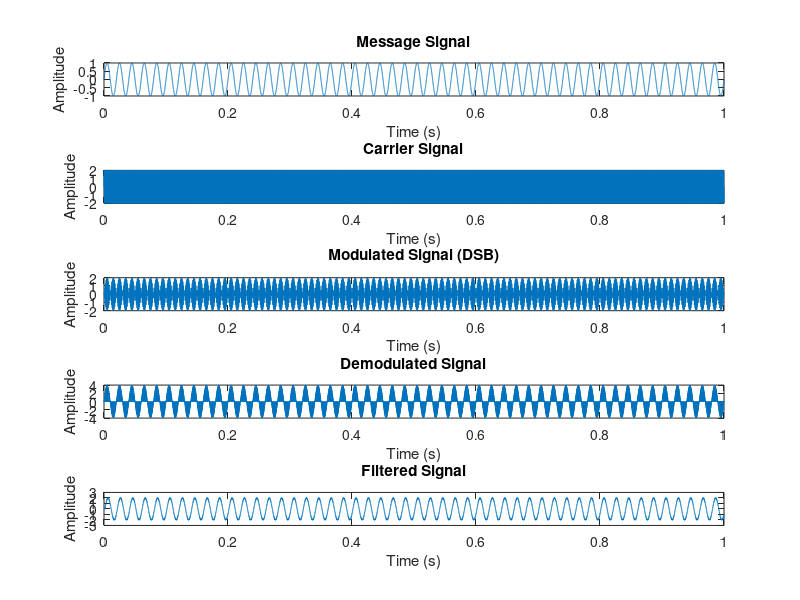

MATLAB code for this plot:
%--------------------------------------------------------------------------
% AM Modulation and Demodulation
%--------------------------------------------------------------------------
% File: Script_AM_Mod_Demod.m  
%
% Description: AM based Modualation and Demodulation Process Demonstration   
%
% Author: Vishaka Basnayake

% Contact Information:
%   - Email: vishakab@sltc.ac.lk
%   - GitHub: https://github.com/vishakab

% Date: October 4, 2023
%
% Revision History:
%   - Version 1.0 (October 4, 2023): Initial release.
%   - Version 1.1 (Date): Update filter order and passband edge frequency

%--------------------------------------------------------------------------

%% Initialization

fs = 2^14; % Sampling frequency
t = 0:1/fs:1; % Time vector
fc = 1000; % Carrier frequency (Hz)
fm = 50; % Message signal frequency (Hz)
Am = 1; % Message signal amplitude
Ac = 2; % Carrier signal amplitude

%% Transmission

% Message signal (sine wave)
message_signal = Am * sin(2*pi*fm*t);

% Carrier signal (sine wave)
carrier_signal = Ac * sin(2*pi*fc*t);

% DSB modulation
modulated_signal = message_signal .* carrier_signal;

%% Reception
% DSB demodulation
demodulated_signal = modulated_signal .* carrier_signal;

% Low-pass filtering to remove carrier frequency
% Design the FIR low-pass filter using fir1
passband_edge = 100; % Passband edge frequency (Hz)
stopband_edge = 2500; % Stopband edge frequency (Hz)
filter_order = 50; % Filter order
normalized_passband_edge = passband_edge / (fs/2);
normalized_stopband_edge = stopband_edge/ (fs/2);
filter_coeff = fir1(filter_order, [normalized_passband_edge, normalized_stopband_edge], 'low');
 
% Use the filter function to filter the demodulated signal
filtered_demodulated_signal = filter(filter_coeff, 1, demodulated_signal);

%% Visualization
% Plot the signals
subplot(5,1,1);
plot(t, message_signal);
title('Message Signal');
xlabel('Time (s)');
ylabel('Amplitude');

subplot(5,1,2);
plot(t, carrier_signal);
title('Carrier Signal');
xlabel('Time (s)');
ylabel('Amplitude');

% Display the modulated signal
subplot(5,1,3);
plot(t, modulated_signal);
title('Modulated Signal (DSB)');
xlabel('Time (s)');
ylabel('Amplitude');

% Display the Filtered and Demodulated signal (should resemble the message signal)
subplot(5,1,4);
plot(t, demodulated_signal);
title('Demodulated Signal');
xlabel('Time (s)');
ylabel('Amplitude');

% Display the Filtered and Demodulated signal (should resemble the message signal)
subplot(5,1,5);
plot(t, filtered_demodulated_signal);
title('Filtered Signal');
xlabel('Time (s)');
ylabel('Amplitude');
